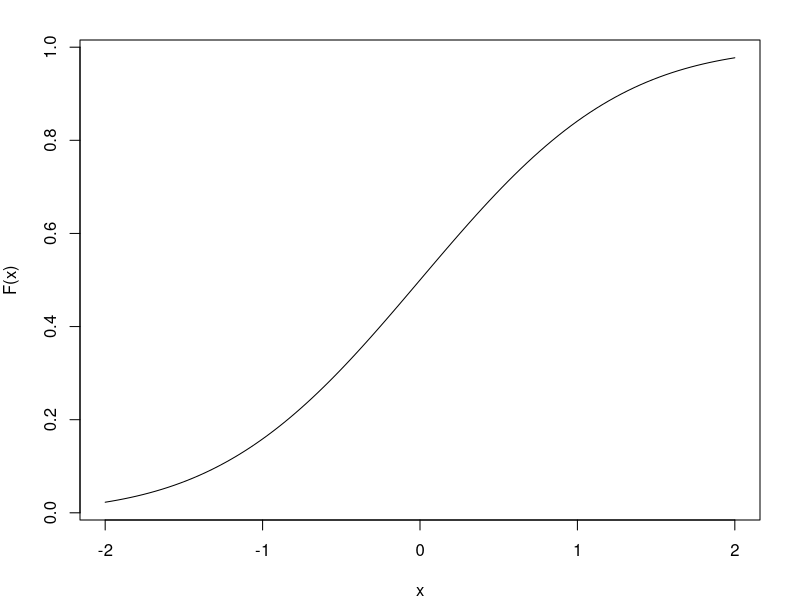
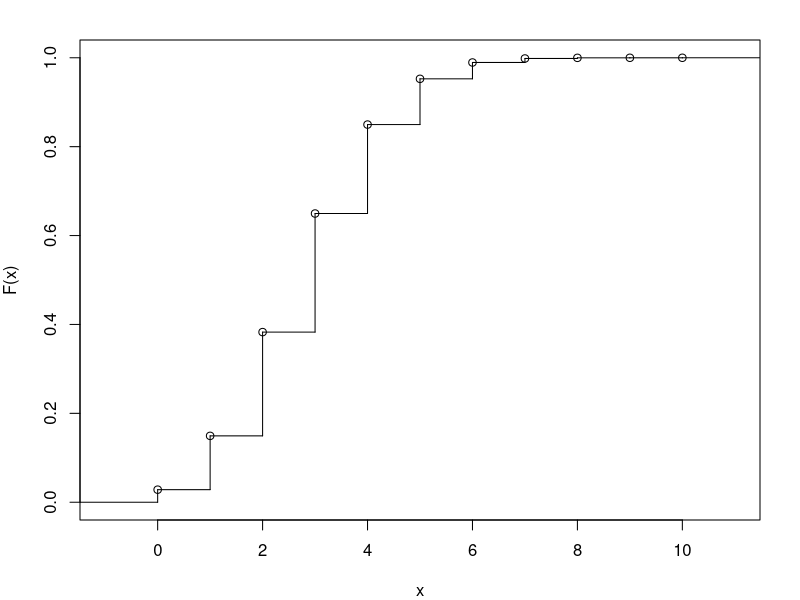
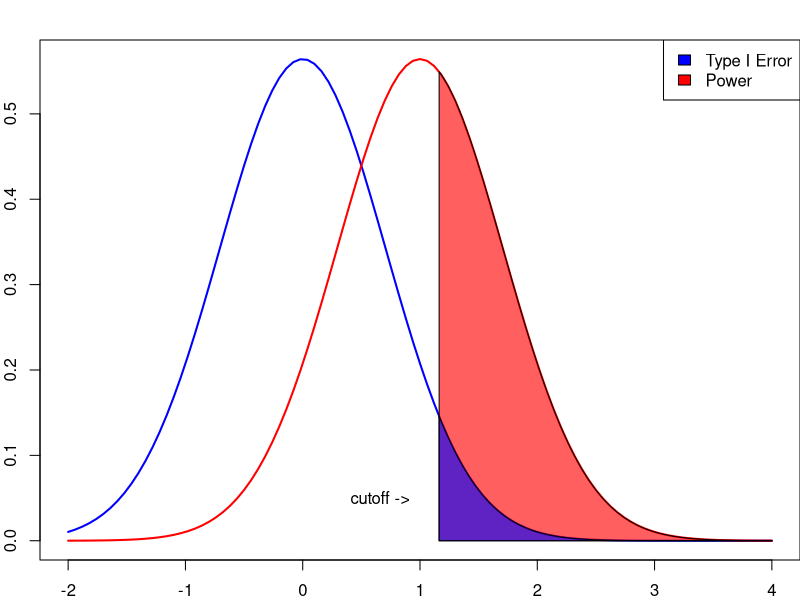

Generate these figures, in order, with R:
## ---- chunk 1
knitr::opts_chunk$set(echo = TRUE, out.width = "100%",
                      fig.width = 6, fig.height = 2.4)
options(width = 60, digits = 4)
set.seed(49482)
library(tidyverse)
## ---- chunk 2
par(mar = c(4, 4, 2, 2))
curve(pnorm(x), from = -2, to = 2, ylab = "F(x)")
## ---- chunk 3
par(mar = c(4, 4, 2, 2))
plot(stepfun(x = 0:10, c(0, pbinom(0:10, size = 10, p = 0.3))),
     ylab = "F(x)", main = NA)
## ---- chunk 4
pmf <- function(i) choose(10, i) * 0.3^i * 0.7^(10 - i)
sum(map_dbl(0:10, function(i) pmf(i) * i))
sum(map_dbl(0:10, function(i) pmf(i) * log(i + 1)))
## ---- chunk 5
n <- 2
sd <- sqrt(1/n)
par(mar = c(2, 2, 2, 0))
curve(dnorm(x, sd = sd), from = -2, 4, lwd = 2, col = "blue")
curve(dnorm(x, mean = 1, sd = sd), add = TRUE, col = "red", lwd = 2)
cut <- qnorm(0.95, sd = sd)
regionx <- seq(cut, 4, length.out = 200)
polygon(c(regionx, regionx[200], cut), c(dnorm(regionx, mean = 1, sd = sd), 0, 0), col = "#FF0000A0")
polygon(c(regionx, regionx[200], cut), c(dnorm(regionx, sd = sd), 0, 0), col = "#0000FFA0")
text("cutoff ->", x = cut - 0.5, y = 0.05)
legend("topright", fill = c("blue", "red"), legend = c("Type I Error", "Power"))
## ---- chunk 6
n <- 2
(cutoff <- qnorm(0.95, mean = 0, sd = sqrt(1/n)))
## ---- chunk 7
1 - pnorm(cutoff, mean = 1, sd = sqrt(1/n))
